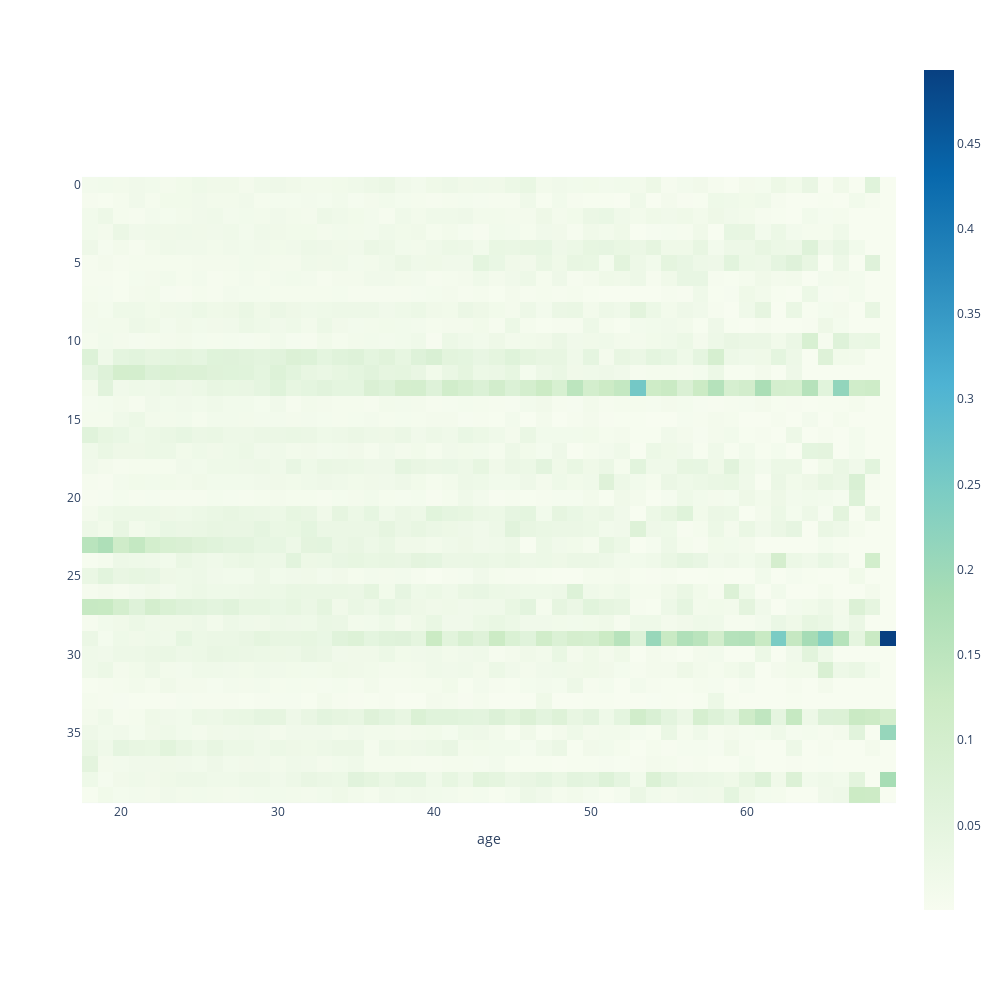

Notebook code cell kept with this figure:
### Code cell
px.imshow(G['age'].T, width=1000, height=1000, color_continuous_scale='GnBu')

### Figure 1 — Plotly figure (JSON) as saved in the notebook; plotly's stock layout.template omitted (floating-point values rounded to 4 significant figures; data arrays with more than 128 entries replaced by an {"elided": "..."} marker saying what was removed)
{"data": [{"coloraxis": "coloraxis", "hovertemplate": "age: %{x}<br>y: %{y}<br>color: %{z}<extra></extra>", "name": "0", "type": "heatmap", "x": [18, 19, 20, 21, 22, 23, 24, 25, 26, 27, 28, 29, 30, 31, 32, 33, 34, 35, 36, 37, 38, 39, 40, 41, 42, 43, 44, 45, 46, 47, 48, 49, 50, 51, 52, 53, 54, 55, 56, 57, 58, 59, 60, 61, 62, 63, 64, 65, 66, 67, 68, 69], "xaxis": "x", "y": [0, 1, 2, 3, 4, 5, 6, 7, 8, 9, 10, 11, 12, 13, 14, 15, 16, 17, 18, 19, 20, 21, 22, 23, 24, 25, 26, 27, 28, 29, 30, 31, 32, 33, 34, 35, 36, 37, 38, 39], "yaxis": "y", "z": {"elided": "40x52 float values"}}], "layout": {"coloraxis": {"colorscale": [[0, "rgb(247,252,240)"], [0.125, "rgb(224,243,219)"], [0.25, "rgb(204,235,197)"], [0.375, "rgb(168,221,181)"], [0.5, "rgb(123,204,196)"], [0.625, "rgb(78,179,211)"], [0.75, "rgb(43,140,190)"], [0.875, "rgb(8,104,172)"], [1, "rgb(8,64,129)"]]}, "height": 1000, "margin": {"t": 60}, "width": 1000, "xaxis": {"anchor": "y", "autorange": true, "constrain": "domain", "domain": [0, 1], "range": [17.5, 69.5], "scaleanchor": "y", "title": {"text": "age"}, "type": "linear"}, "yaxis": {"anchor": "x", "autorange": true, "constrain": "domain", "domain": [0.136, 0.864], "range": [39.5, -0.5], "type": "linear"}}}
